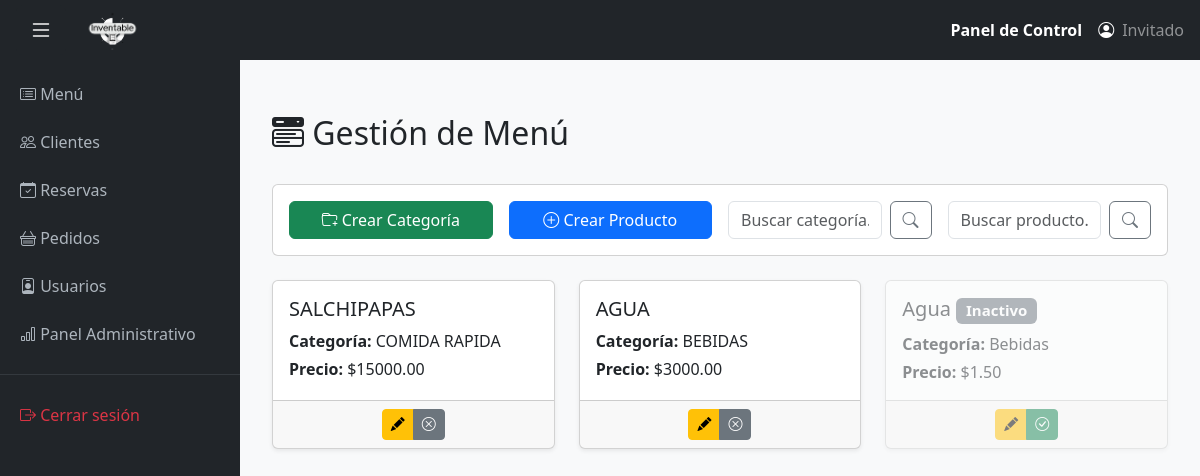
The app's page /menu/ with its own data.
### menu/models.py (models this page shows, shortened)
class Producto(models.Model):
    nombre = models.CharField(max_length=100)                            # Nombre del producto
    descripcion = models.TextField(blank=True, null=True)                # Descripción opcional
    precio = models.DecimalField(max_digits=10, decimal_places=2)        # Precio con dos decimales
    categoria = models.ForeignKey(Categoria, on_delete=models.CASCADE, related_name='productos')
    activo = models.BooleanField(default=True)                           # Permite activar/desactivar el producto

class Categoria(models.Model):
    nombre = models.CharField(max_length=100, unique=True)  # Nombre de la categoría
    descripcion = models.TextField(blank=True, null=True)    # Descripción opcional
    activo = models.BooleanField(default=True)

### menu/views.py (the view)
# urls.py: path('', views.lista_productos, name='lista_productos'),
def lista_productos(request):
    categorias = Categoria.objects.all().order_by('nombre')
    productos = Producto.objects.select_related('categoria').all()
    buscar_producto = request.GET.get('buscar_producto')
    buscar_categoria = request.GET.get('buscar_categoria')
    if buscar_producto:
        productos = productos.filter(nombre__icontains=buscar_producto)
    if buscar_categoria:
        productos = productos.filter(categoria__nombre__icontains=buscar_categoria)
    context = {
        'categorias': categorias,
        'productos': productos,
        'buscar_producto': buscar_producto,
        'buscar_categoria': buscar_categoria,
    }
    return render(request, 'menu/lista_productos.html', context)

### usuarios/context_processor.py (called while the page is built)
def usuario_logeado(request):
    if request.user.is_authenticated:
        try:
            usuario = Empleado.objects.get(id=request.user.id)
            return {"usuario": usuario}
        except Empleado.DoesNotExist:
            return {"usuario": None}
    return {"usuario": None}

### menu/templates/menu/lista_productos.html (shortened to what this page needs)
{% extends 'base.html' %}
{% block content %}
<div class="container mt-4">
    <div class="row mb-4">
        <div class="col">
            <h2>
                <i class="bi bi-menu-button-wide-fill"></i> Gestión de Menú
            </h2>
        </div>
    </div>
    <div class="card mb-4">
        <div class="card-body">
            <div class="row g-3 align-items-center">
                <div class="col-md-3">
                    <a href="{% url 'menu:crear_categoria' %}" class="btn btn-success w-100">
                        <i class="bi bi-folder-plus"></i> Crear Categoría
                    </a>
                </div>
                <div class="col-md-3">
                    <a href="{% url 'menu:crear_producto' %}" class="btn btn-primary w-100">
                        <i class="bi bi-plus-circle"></i> Crear Producto
                    </a>
                </div>
                <div class="col-md-3">
                    <form method="get" action="{% url 'menu:lista_productos' %}" class="d-flex">
                        <input type="text" name="buscar_categoria" class="form-control me-2"
                               placeholder="Buscar categoría..." value="{{ request.GET.buscar_categoria }}">
                        <button class="btn btn-outline-secondary" type="submit">
                            <i class="bi bi-search"></i>
                        </button>
                    </form>
                </div>
                <div class="col-md-3">
                    <form method="get" action="{% url 'menu:lista_productos' %}" class="d-flex">
                        <input type="text" name="buscar_producto" class="form-control me-2"
                               placeholder="Buscar producto..." value="{{ request.GET.buscar_producto }}">
                        <button class="btn btn-outline-secondary" type="submit">
                            <i class="bi bi-search"></i>
                        </button>
                    </form>
                </div>
            </div>
        </div>
    </div>
    <div class="row">
        {% for producto in productos %}
        <div class="col-md-4 mb-4">
            <div class="card h-100 shadow-sm {% if not producto.activo %}opacity-50{% endif %}">
                <div class="card-body">
                    <h5 class="card-title">
                        {{ producto.nombre }}
                        {% if not producto.activo %}
                            <span class="badge bg-secondary">Inactivo</span>
                        {% endif %}
                    </h5>
                    <p class="card-text mb-1"><strong>Categoría:</strong> {{ producto.categoria.nombre }}</p>
                    <p class="card-text"><strong>Precio:</strong> ${{ producto.precio }}</p>
                </div>
                <div class="card-footer text-center">
                    <div class="btn-group" role="group">
                        <a href="{% url 'menu:editar_producto' producto.id %}"
                           class="btn btn-sm btn-warning" title="Editar">
                            <i class="bi bi-pencil-fill"></i>
                        </a>
                        <a href="{% url 'menu:cambiar_estado_producto' producto.id %}"
                           class="btn btn-sm {% if producto.activo %}btn-secondary{% else %}btn-success{% endif %}"
                           title="{% if producto.activo %}Desactivar{% else %}Activar{% endif %}"
                           onclick="return confirm('¿Estás seguro de cambiar el estado de este producto?')">
                            <i class="bi bi-{% if producto.activo %}x-circle{% else %}check-circle{% endif %}"></i>
                        </a>
                    </div>
                </div>
            </div>
        </div>
        {% empty %}
            <p class="text-center text-muted">No hay productos disponibles.</p>
        {% endfor %}
    </div>
</div>
{% endblock %}

### templates/base.html (shortened to what this page needs)
{% load static %}
<!DOCTYPE html>
<html lang="es">
<head>
    <link href="https://cdn.jsdelivr.net/npm/bootstrap-icons@1.11.3/font/bootstrap-icons.css" rel="stylesheet">
    <link rel="stylesheet" href="https://cdn.jsdelivr.net/npm/bootstrap@5.3.0/dist/css/bootstrap.min.css">
</head>
<body>
    <div class="sidebar" id="sidebar">
        <a href="{% url 'menu:lista_productos' %}"><i class="bi bi-card-list"></i> Menú</a>
        <a href="{% url 'clientes:lista_clientes' %}"><i class="bi bi-people"></i> Clientes</a>
        <a href="{% url 'reservas:lista_reservas' %}"><i class="bi bi-calendar-check"></i> Reservas</a>
        <a href="{% url 'pedidos:lista_pedidos' %}"><i class="bi bi-basket"></i> Pedidos</a>
        <a href="{% url 'usuarios:lista_usuarios' %}"><i class="bi bi-person-badge"></i> Usuarios</a>
        <a href="{% url 'panelAdmin:panel' %}">
            <i class="bi bi-bar-chart"></i> Panel Administrativo
        </a>
        <hr class="text-secondary">
        <a href="{% url 'usuarios:logout' %}" class="text-danger">
            <i class="bi bi-box-arrow-right"></i> Cerrar sesión
        </a>
    </div>
    <div class="topbar bg-dark text-white px-3 py-2">
        <div class="d-flex align-items-center">
            <button class="btn btn-dark me-3" id="toggleSidebar">
                <i class="bi bi-list fs-4"></i>
            </button>
            <img src="{% static 'img/logo.png' %}" alt="Logo">
        </div>
        <div class="d-flex align-items-center">
            <span class="fw-bold me-3">Panel de Control</span>
            <i class="bi bi-person-circle me-2"></i>
            {% if request.session.nombre %}
                <span class="fw-semibold text-white">
                    {{ request.session.nombre }}
                </span>
            {% else %}
                <span class="text-white-50">Invitado</span>
            {% endif %}
        </div>
    </div>
    <div class="main-content" id="main-content">
        {% block content %}
        {% endblock %}
    </div>
</body>
</html>

### templates/base.html (style rules this page uses)
body { background-color: #f8f9fa; }
.sidebar { position: fixed; top: 0; left: 0; height: 100vh; width: 240px; background-color: #212529; color: white; padding-top: 70px; transition: all 0.3s ease; z-index: 1050; }
.sidebar a { color: #adb5bd; text-decoration: none; display: block; padding: 12px 20px; transition: background 0.2s; }
.topbar { position: fixed; top: 0; left: 0; right: 0; height: 60px; background-color: #343a40; color: white; display: flex; align-items: center; justify-content: space-between; padding: 0 20px; z-index: 1060; }
.topbar img { height: 60px; width: auto; object-fit: contain; }
.main-content { margin-left: 240px; margin-top: 70px; padding: 20px; transition: margin-left 0.3s ease; }

### records on screen
Producto: nombre "SALCHIPAPAS", categoria.nombre "COMIDA RAPIDA", precio "15000.00", activo True (drawn)
Producto: nombre "AGUA", categoria.nombre "BEBIDAS", precio "3000.00", activo True (drawn)
Producto: nombre "Agua", activo "Inactivo", categoria.nombre "Bebidas", precio "1.50"
